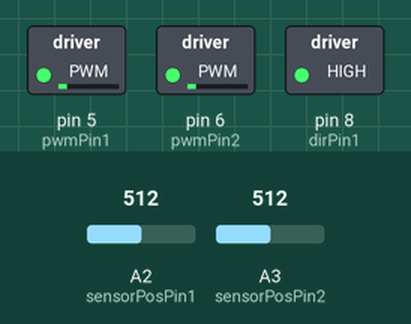
Simulated run of this sketch. Board: Arduino Uno, built with avr-gcc and run on an emulated ATmega328P. Shown: switched loads named in the sketch (green lamp = pin HIGH). Inputs (shaded band) come from the test bench; at power-on: A3 (sensorPosPin2) = 512, A2 (sensorPosPin1) = 512. What the sketch prints to the serial monitor is not drawn.

Above: at 1.2 s.
1.3 s: A3 (sensorPosPin2) set to 710
At 2.4 s:
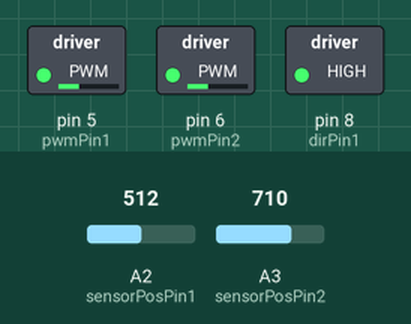
2.8 s: A2 (sensorPosPin1) set to 710
At 3.5 s:
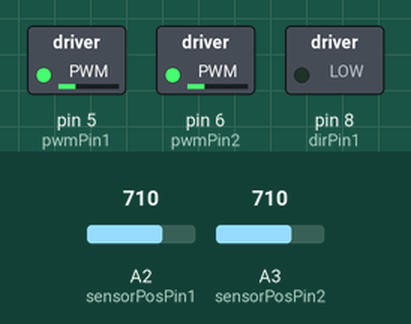
4.3 s: A2 (sensorPosPin1) set to 641
At 4.7 s:
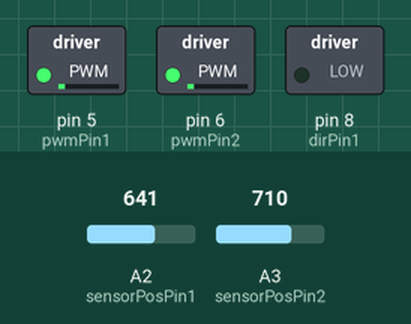
5.8 s: A2 (sensorPosPin1) set to 614
At 7.0 s:
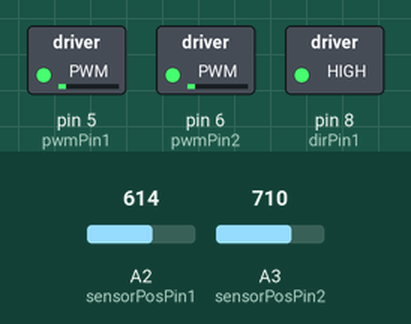
8.8 s: A3 (sensorPosPin2) set to 1023
At 9.3 s:
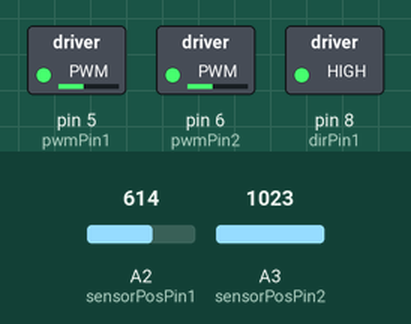
10.3 s: A3 (sensorPosPin2) set to 511
At 11.6 s:
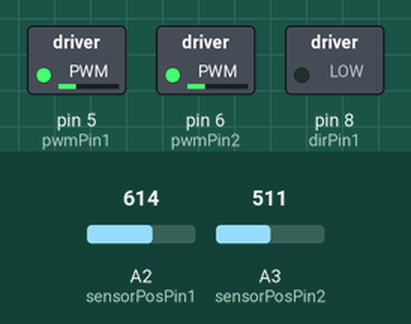
Timing chart, 0 to 12.8 s (numbered marks = the images above; inputs shaded):
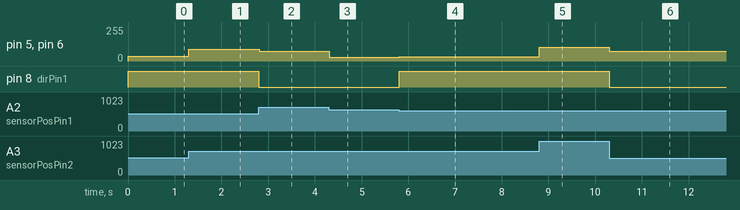

The sketch:

HapkitTeleop_template.ino
```cpp
// Includes
#include <math.h>

#define TELEOP

#define E_Value 2.71828     // Value for e

// Pin declares
int pwmPin1 = 5; // PWM output pin for motor 1
int dirPin1 = 8; // direction output pin for motor 1
int pwmPin2 = 6; // PWM output pin for motor 2
int dirPin2 = 7; // direction output pin for motor 2
int sensorPosPin1 = A2; // input pin for MR sensor 1
int sensorPosPin2 = A3; // input pin for MR sensor 2

// **************************************************************
// **************************************************************
// **************************************************************

double rs = 0.073152;   //[m]
double rp = 0.004191;   //[m]

// Position tracking variables
int updatedPos1 = 0;     // keeps track of the latest updated value of the MR sensor reading
int rawPos1 = 0;         // current raw reading from MR sensor
int lastRawPos1 = 0;     // last raw reading from MR sensor
int lastLastRawPos1 = 0; // last last raw reading from MR sensor
int flipNumber1 = 0;     // keeps track of the number of flips over the 180deg mark
int tempOffset1 = 0;
int rawDiff1 = 0;
int lastRawDiff1 = 0;
int rawOffset1 = 0;
int lastRawOffset1 = 0;
boolean flipped1 = false;

// Second set of position tracking variables
int updatedPos2 = 0;     // keeps track of the latest updated value of the MR sensor reading
int rawPos2 = 0;         // current raw reading from MR sensor
int lastRawPos2 = 0;     // last raw reading from MR sensor
int lastLastRawPos2 = 0; // last last raw reading from MR sensor
int flipNumber2 = 0;     // keeps track of the number of flips over the 180deg mark
int tempOffset2 = 0;
int rawDiff2 = 0;
int lastRawDiff2 = 0;
int rawOffset2 = 0;
int lastRawOffset2 = 0;
boolean flipped2 = false;

const int flipThresh = 700;  // threshold to determine whether or not a flip over the 180 degree mark occurred
double OFFSET = 980;
double OFFSET_NEG = 15;

// Kinematics variables

// Hapkit 1
double xh1 = 0;           // Position of the handle [m]
double theta_s1 = 0;      // Angle of the sector pulley in deg
double xh_prev1;          // Distance of the handle at previous time step
double dxh1;              // Velocity of the handle
double dxh_prev1;
double dxh_filt1;         // Filtered velocity of the handle
double dxh_filt_prev1;

// Hapkit 2
double xh2 = 0;           // Position of the handle [m]
double theta_s2 = 0;      // Angle of the sector pulley in deg
double xh_prev2;          // Distance of the handle at previous time step
double dxh2;              // Velocity of the handle
double dxh_prev2;
double dxh_filt2;         // Filtered velocity of the handle
double dxh_filt_prev2;

// Force output variables
// Hapkit 1
double force1 = 0;                 // Force at the handle
double Tp1 = 0;                   // Torque of the motor pulley
double duty1 = 0;                 // Duty cylce (between 0 and 255)
unsigned int output1 = 0;         // Output command to the motor

// Hapkit 2
double force2 = 0;                // Force at the handle
double Tp2 = 0;                   // Torque of the motor pulley
double duty2 = 0;                 // Duty cylce (between 0 and 255)
unsigned int output2 = 0;         // Output command to the motor

 //*************************************************************************
  //*** Section 1. ADD CODE HERE: Parameters for teleop controllers ********
  //************************************************************************


// --------------------------------------------------------------
// Setup function
// --------------------------------------------------------------
void setup()
{

  // Set up serial communication
  Serial.begin(250000);


 //********************************************************************************
  //*** Section 2. ADD CODE HERE: DUPLICATE SETUP FOR MOTOR 2 AND SENSOR 2 ********
  //*******************************************************************************
  // NOTE: SEE VARIABLES ALREADY DEFINED FOR YOU UP AT THE TOP

  // Set PWM frequency
  setPwmFrequency(pwmPin1,1);


  // Input pins
  pinMode(sensorPosPin1, INPUT); // set MR sensor pin to be an input


  // Output pins
  pinMode(pwmPin1, OUTPUT);  // PWM pin for motor A
  pinMode(dirPin1, OUTPUT);  // dir pin for motor A

  // Initialize motor
  analogWrite(pwmPin1, 0);     // set to not be spinning (0/255)
  digitalWrite(dirPin1, LOW);  // set direction

  // Initialize position valiables
  lastLastRawPos1 = analogRead(sensorPosPin1);
  lastRawPos1 = analogRead(sensorPosPin1);


}


// --------------------------------------------------------------
// Main Loop
// --------------------------------------------------------------
void loop()
{
  //*************************************************************
  //*** Compute position in counts for each device ***
  //*************************************************************

  // HAPKIT 1
  // Get voltage output by MR sensor
  rawPos1 = analogRead(sensorPosPin1);  //current raw position from MR sensor

  // Calculate differences between subsequent MR sensor readings
  rawDiff1 = rawPos1 - lastRawPos1;          //difference btwn current raw position and last raw position
  lastRawDiff1 = rawPos1 - lastLastRawPos1;  //difference btwn current raw position and last last raw position
  rawOffset1 = abs(rawDiff1);
  lastRawOffset1 = abs(lastRawDiff1);

  // Update position record-keeping vairables
  lastLastRawPos1 = lastRawPos1;
  lastRawPos1 = rawPos1;

  // Keep track of flips over 180 degrees
  if((lastRawOffset1 > flipThresh) && (!flipped1)) { // enter this anytime the last offset is greater than the flip threshold AND it has not just flipped
    if(lastRawDiff1 > 0) {        // check to see which direction the drive wheel was turning
      flipNumber1--;              // cw rotation
    } else {                     // if(rawDiff < 0)
      flipNumber1++;              // ccw rotation
    }
    flipped1 = true;            // set boolean so that the next time through the loop won't trigger a flip
  } else {                        // anytime no flip has occurred
    flipped1 = false;
  }
   updatedPos1 = rawPos1 + flipNumber1*OFFSET; // need to update pos based on what most recent offset is
  //  Serial.print(updatedPos1);
  //  Serial.print(' ');

  // HAPKIT 2
  // Get voltage output by MR sensor
  rawPos2 = analogRead(sensorPosPin2);  //current raw position from MR sensor

  // Calculate differences between subsequent MR sensor readings
  rawDiff2 = rawPos2 - lastRawPos2;          //difference btwn current raw position and last raw position
  lastRawDiff2 = rawPos2 - lastLastRawPos2;  //difference btwn current raw position and last last raw position
  rawOffset2 = abs(rawDiff2);
  lastRawOffset2 = abs(lastRawDiff2);

  // Update position record-keeping vairables
  lastLastRawPos2 = lastRawPos2;
  lastRawPos2 = rawPos2;

  // Keep track of flips over 180 degrees
  if((lastRawOffset2 > flipThresh) && (!flipped2)) { // enter this anytime the last offset is greater than the flip threshold AND it has not just flipped
    if(lastRawDiff2 > 0) {        // check to see which direction the drive wheel was turning
      flipNumber2--;              // cw rotation
    } else {                     // if(rawDiff < 0)
      flipNumber2++;              // ccw rotation
    }
    flipped2 = true;            // set boolean so that the next time through the loop won't trigger a flip
  } else {                        // anytime no flip has occurred
    flipped2 = false;
  }
   updatedPos2 = rawPos2 + flipNumber2*OFFSET; // need to update pos based on what most recent offset is
  //  Serial.print(updatedPos2);
  //  Serial.println(' ');

  //*** Compute position in meters *******************
  // Define kinematic parameters you may need
  double rh1 = 0.075;   //[m]
  double rh2 = 0.075;   //[m]

  // **************************************************************
  // ********* SECTION 3: ADD CODE HERE AS INDICATED **************
  // **************************************************************
  // Compute the angle of the sector pulley (ts) in degrees based on updatedPos
  theta_s1 = 0.01326 * updatedPos1 - 7.28; // Your hapkit fit goes here
  theta_s2 = 0.01326 * updatedPos2 - 7.28; // Linked hapkit fit goes here

  // Compute the position of the handle based on the angle of the sector pulley
  xh1 = -rh1*(theta_s1 * 3.14159 / 180);
  xh2 = -rh2*(theta_s2 * 3.14159 / 180);

  Serial.print(xh1,4);
  Serial.print(' ');
  Serial.print(xh2,4);
  Serial.println(' ');

  // Calculate the velocity of the handle
  dxh1 = (double)(xh1 - xh_prev1) / 0.001;
  dxh2 = (double)(xh2 - xh_prev2) / 0.001;

  // Calculate the filtered velocity of the handle using an IIR filter
  double alpha = 0.2;
  dxh_filt1 = alpha*dxh1 + (1-alpha)*dxh_prev1;
  dxh_filt2 = alpha*dxh2 + (1-alpha)*dxh_prev2;

  // Record the position and velocity
  xh_prev2 = xh2;
  xh_prev1 = xh1;

  dxh_prev2 = dxh2;
  dxh_prev1 = dxh1;


  //****************************************************************************
  //*** Section 4: ADD CODE HERE: ASSIGN MOTOR OUTPUT FORCES IN NEWTONS ********
  //*** (i.e. WRITE YOUR CONTROL LAWS HERE) ************************************
  //****************************************************************************
  // Use variables "force1" and "force2"
  float kp1 = 200;
  float kd1 = 0.2;
  float kp2 = 200;
  float kd2 = 0.2;
  float ms2 = 2;   // motion scaling to hapkit 2
  float fs2 = 1;   // force scaling to hapkit 2

  force1 = kp1*(xh2 - ms2*xh1) + kd1*(dxh2 - dxh1);
  force2 = fs2*(-kp2*(ms2*xh1 - xh2) - kd2*(dxh1 - dxh2));

  //**********************************************************************
  //*** Section 5: ADD CODE HERE: ADD FORCE OUTPUT FOR HAPKIT 2 **********
  //**********************************************************************

  // HAPKIT 1
  // Compute the require motor pulley torque (Tp) to generate that force
  Tp1 = rp/rs * rh1* force1;

  // Determine correct direction for motor torque
  if(force1 > 0)
  {
    digitalWrite(dirPin1, LOW);
  }
  else
  {
    digitalWrite(dirPin1, HIGH);
  }

  // Compute the duty cycle required to generate Tp (torque at the motor pulley)
  duty1 = sqrt(abs(Tp1)/0.03);

  // Make sure the duty cycle is between 0 and 100%
  if (duty1 > 1)
  {
    duty1 = 1;
  }
  else if (duty1 < 0)
  {
    duty1 = 0;
  }
  output1 = (int)(duty1* 255);   // convert duty cycle to output signal
  analogWrite(pwmPin1,output1);  // output the signal

  // Duplicate for HAPKIT 2
  // YOU NEED TO ADD THIS
  Tp2 = rp/rs * rh2* force2;

  // Determine correct direction for motor torque
  if(force2 > 0)
  {
    digitalWrite(dirPin2, LOW);
  }
  else
  {
    digitalWrite(dirPin2, HIGH);
  }

  // Compute the duty cycle required to generate Tp (torque at the motor pulley)
  duty2 = sqrt(abs(Tp2)/0.03);

  // Make sure the duty cycle is between 0 and 100%
  if (duty2 > 1)
  {
    duty2 = 1;
  }
  else if (duty2 < 0)
  {
    duty2 = 0;
  }
  output2 = (int)(duty2* 255);   // convert duty cycle to output signal
  analogWrite(pwmPin2,output2);  // output the signal


}

// --------------------------------------------------------------
// Function to set PWM Freq -- DO NOT EDIT
// --------------------------------------------------------------
void setPwmFrequency(int pin, int divisor) {
  byte mode;
  if(pin == 5 || pin == 6 || pin == 9 || pin == 10) {
    switch(divisor) {
      case 1: mode = 0x01; break;
      case 8: mode = 0x02; break;
      case 64: mode = 0x03; break;
      case 256: mode = 0x04; break;
      case 1024: mode = 0x05; break;
      default: return;
    }
    if(pin == 5 || pin == 6) {
      TCCR0B = TCCR0B & 0b11111000 | mode;
    } else {
      TCCR1B = TCCR1B & 0b11111000 | mode;
    }
  } else if(pin == 3 || pin == 11) {
    switch(divisor) {
      case 1: mode = 0x01; break;
      case 8: mode = 0x02; break;
      case 32: mode = 0x03; break;
      case 64: mode = 0x04; break;
      case 128: mode = 0x05; break;
      case 256: mode = 0x06; break;
      case 1024: mode = 0x7; break;
      default: return;
    }
    TCCR2B = TCCR2B & 0b11111000 | mode;
  }
}
```

Measured:
- the behaviour switches between 630 and 629 on A2 (sensorPosPin1) (found by bisection; images 3 and 4)
- after the input at 1.3 s, pin 5 (pwmPin1), pin 6 (pwmPin2): 34/255 → 87/255 at once
- after the input at 2.8 s, pin 5 (pwmPin1), pin 6 (pwmPin2): 87/255 → 72/255 at once; pin 8 (dirPin1): HIGH → LOW at once
- after the input at 4.3 s, pin 5 (pwmPin1), pin 6 (pwmPin2): 72/255 → 27/255 at once
- after the input at 5.8 s, pin 5 (pwmPin1), pin 6 (pwmPin2): 27/255 → 31/255 at once; pin 8 (dirPin1): LOW → HIGH at once
- after the input at 8.8 s, pin 5 (pwmPin1), pin 6 (pwmPin2): 31/255 → 105/255 at once
- after the input at 10.3 s, pin 5 (pwmPin1), pin 6 (pwmPin2): 105/255 → 73/255 at once; pin 8 (dirPin1): HIGH → LOW at once
